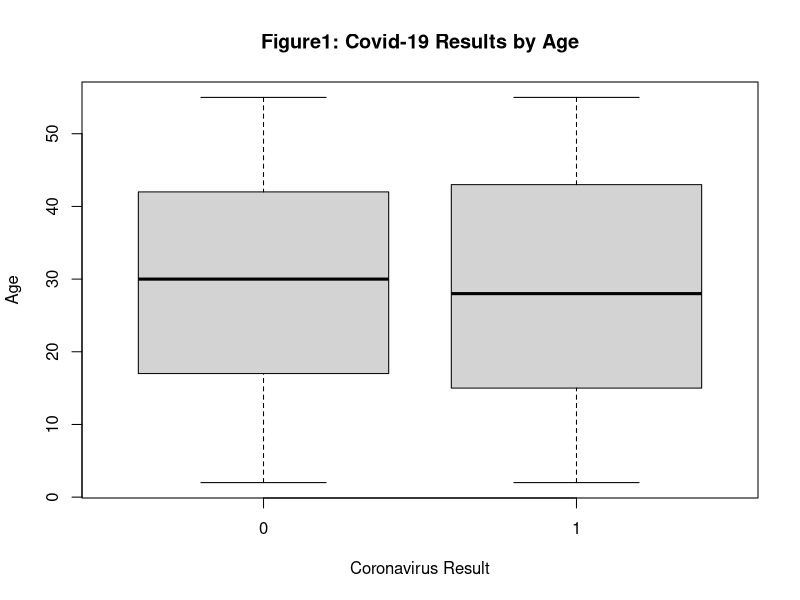

This figure's R source:
## ---- chunk 1
library(dplyr)
## ---- chunk 2
# Set working directory 
setwd("/Users/zainabsherani/Desktop/INST408F/HW One")

# Load both files
cor <- read.csv("coronavirus.csv", header=T)
mor <- read.csv("comorbidity.csv", header=T)

# Merge the two datasets, keeping observations that exist in both files
corona <- inner_join(cor, mor, by="ID")

# Recode age values >= 120 to NA
corona$Age[corona$Age >= 120] <- NA

# Recode any values of ‘Mainland China’ to 'China'
corona$Country[corona$Country=="Mainland China"] <- "China"
## ---- chunk 3
# Number of observations and variables
dim(corona)

# Percentage of female patients 
round(prop.table(table(corona$Sex == "F")) * 100, 1)

# Median age of patients who have coronavirus
round(median(corona$Age[corona$CoronaVirus == 1], na.rm=T), 1)

# Mean age of patients who died from coronavirus
round(mean(corona$Age[corona$Death == 1], na.rm=T), 1)

# Standard Deviation of patients who died from coronavirus
round(sd(corona$Age[corona$Death == 1], na.rm=T), 1)

# Percentage of patients with coronavirus from China, Italy, and the US
round(prop.table(table(corona$Country[corona$CoronaVirus == 1])) * 100, 1)

# Comorbidities w/ percentages associated with patients who have coronavirus
round(prop.table(table(corona$Comorbidity[corona$CoronaVirus == 1])) * 100, 1)
## ---- chunk 4
# Create a boxplot of the age variable, by the coronavirus variable
plot <- boxplot(Age~CoronaVirus, data = corona, 
                main="Figure1: Covid-19 Results by Age", xlab="Coronavirus Result", ylab ="Age") 
